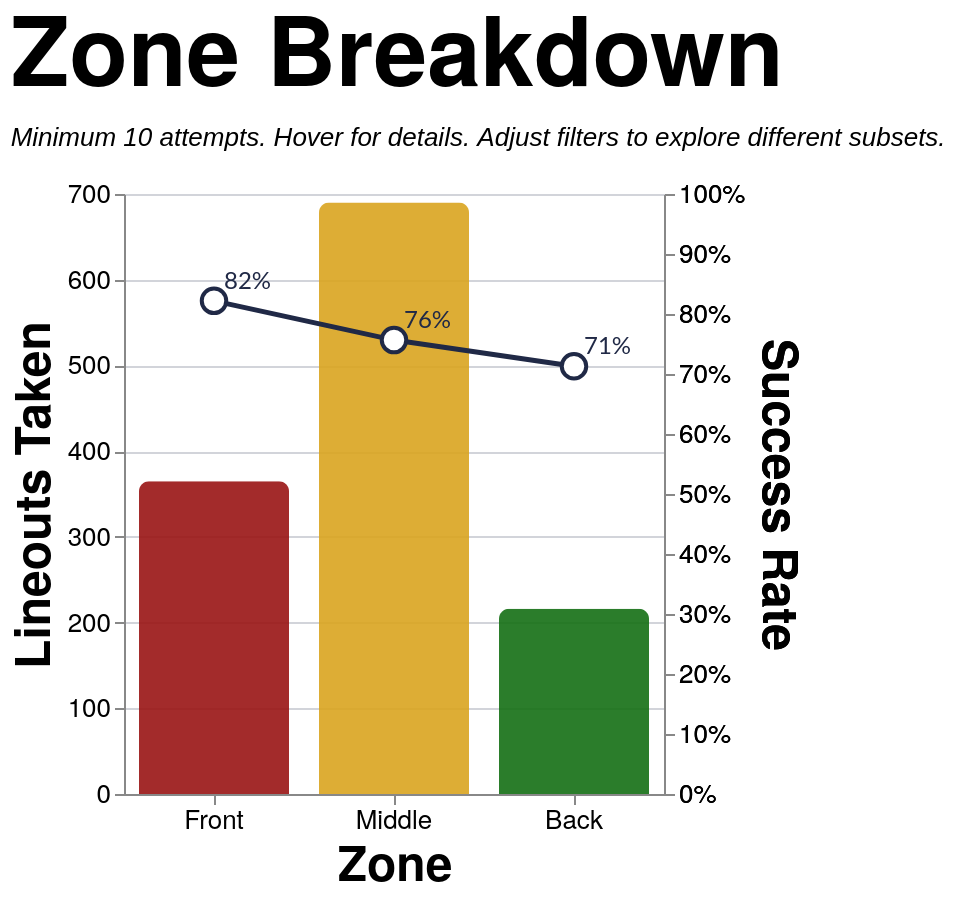

Write a Vega-Lite specification for this figure.
### Vega-Lite specification from a JSON file in a GitHub repository (floating-point values rounded to 4 significant figures; data arrays with more than 128 entries replaced by an {"elided": "..."} marker saying what was removed)
{"config": {"axis": {"labelFont": "PT Sans Narrow, Helvetica Neue, Helvetica, Arial, sans-serif", "titleFont": "PT Sans Narrow, Helvetica Neue, Helvetica, Arial, sans-serif", "labelFontSize": 13, "titleFontSize": 24, "gridColor": "#202947", "gridOpacity": 0.2, "zindex": 1}, "text": {"font": "Lato, sans-serif"}, "bar": {"cornerRadiusEnd": 5}, "header": {"labelFont": "PT Sans Narrow, Helvetica Neue, Helvetica, Arial, sans-serif", "titleFont": "PT Sans Narrow, Helvetica Neue, Helvetica, Arial, sans-serif", "labelFontSize": 24, "titleFontSize": 28, "labelFontWeight": "bold", "orient": "left"}, "legend": {"labelFont": "PT Sans Narrow, Helvetica Neue, Helvetica, Arial, sans-serif", "titleFont": "PT Sans Narrow, Helvetica Neue, Helvetica, Arial, sans-serif", "labelFontSize": 14, "titleFontSize": 16, "titlePadding": 5, "fillColor": "white", "strokeColor": "black", "padding": 10, "titleFontWeight": "lighter", "titleFontStyle": "italic", "titleColor": "gray", "offset": 10}, "title": {"font": "PT Sans Narrow, Helvetica Neue, Helvetica, Arial, sans-serif", "fontSize": 48, "fontWeight": "bold", "anchor": "start", "align": "center", "titlePadding": 20, "subtitlePadding": 10, "subtitleFontSize": 13, "subtitleColor": "", "subtitleFontStyle": "italic", "offset": 15, "color": "black"}, "axisX": {"labelAngle": 0}, "facet": {"title": null, "header": null, "align": {"row": "each", "column": "each"}}, "resolve": {"scale": {"y": "independent", "facet": "independent"}}, "background": "transparent", "scale": {"offsetBandPaddingOuter": 0.2, "offsetBandPaddingInner": 0.1}, "view": {"stroke": null, "background": "transparent"}}, "layer": [{"mark": {"type": "bar", "opacity": 0.9, "size": 75}, "encoding": {"color": {"field": "area", "legend": null, "scale": {"domain": ["Front", "Middle", "Back"], "range": ["#991515", "goldenrod", "#146f14"]}, "type": "nominal"}, "stroke": {"value": "transparent"}, "tooltip": [{"field": "area", "title": "Zone", "type": "nominal"}, {"field": "attempts", "format": ",.0f", "title": "Attempts", "type": "quantitative"}, {"field": "won", "format": ",.0f", "title": "Won", "type": "quantitative"}, {"field": "success_rate", "format": ".1%", "title": "Success Rate", "type": "quantitative"}], "x": {"axis": {"labelAngle": 0}, "field": "area", "sort": ["Front", "Middle", "Back"], "title": "Zone", "type": "nominal"}, "y": {"field": "attempts", "title": "Lineouts Taken", "type": "quantitative"}}, "transform": [{"filter": "(loSquad == 'All' || datum.squad == loSquad) && (loSeason == 'All' || datum.season == loSeason) && (loGameType == 'All' || (loGameType == 'League + Cup' && (datum.game_type == 'League' || datum.game_type == 'Cup')) || (loGameType == 'League only' && datum.game_type == 'League') || datum.game_type == loGameType) && (loThrower == 'All' || datum.thrower == loThrower) && (loJumper == 'All' || datum.jumper == loJumper) && (loArea == 'All' || datum.area == loArea) && (loNumbers == 'All' || datum.numbers == loNumbers)"}, {"aggregate": [{"op": "count", "as": "attempts"}, {"op": "sum", "field": "won", "as": "won"}], "groupby": ["area"]}, {"filter": "datum.attempts >= 10"}, {"calculate": "datum.won / datum.attempts", "as": "success_rate"}]}, {"mark": {"type": "line", "point": {"fill": "white", "filled": false, "size": 150, "stroke": "#202946"}, "stroke": "#202946", "strokeWidth": 2.5}, "encoding": {"tooltip": [{"field": "area", "title": "Zone", "type": "nominal"}, {"field": "attempts", "format": ",.0f", "title": "Attempts", "type": "quantitative"}, {"field": "won", "format": ",.0f", "title": "Won", "type": "quantitative"}, {"field": "success_rate", "format": ".1%", "title": "Success Rate", "type": "quantitative"}], "x": {"axis": {"labelAngle": 0}, "field": "area", "sort": ["Front", "Middle", "Back"], "title": "Zone", "type": "nominal"}, "y": {"axis": {"format": "%"}, "field": "success_rate", "scale": {"domain": [0, 1]}, "title": "Success Rate", "type": "quantitative"}}, "transform": [{"filter": "(loSquad == 'All' || datum.squad == loSquad) && (loSeason == 'All' || datum.season == loSeason) && (loGameType == 'All' || (loGameType == 'League + Cup' && (datum.game_type == 'League' || datum.game_type == 'Cup')) || (loGameType == 'League only' && datum.game_type == 'League') || datum.game_type == loGameType) && (loThrower == 'All' || datum.thrower == loThrower) && (loJumper == 'All' || datum.jumper == loJumper) && (loArea == 'All' || datum.area == loArea) && (loNumbers == 'All' || datum.numbers == loNumbers)"}, {"aggregate": [{"op": "count", "as": "attempts"}, {"op": "sum", "field": "won", "as": "won"}], "groupby": ["area"]}, {"filter": "datum.attempts >= 10"}, {"calculate": "datum.won / datum.attempts", "as": "success_rate"}]}, {"mark": {"type": "text", "align": "left", "baseline": "middle", "color": "#202946", "dx": 5, "dy": -10, "fontSize": 12}, "encoding": {"text": {"field": "success_rate", "format": ".0%", "type": "quantitative"}, "x": {"axis": {"labelAngle": 0}, "field": "area", "sort": ["Front", "Middle", "Back"], "title": "Zone", "type": "nominal"}, "y": {"axis": {"format": "%"}, "field": "success_rate", "scale": {"domain": [0, 1]}, "title": "Success Rate", "type": "quantitative"}}, "transform": [{"filter": "(loSquad == 'All' || datum.squad == loSquad) && (loSeason == 'All' || datum.season == loSeason) && (loGameType == 'All' || (loGameType == 'League + Cup' && (datum.game_type == 'League' || datum.game_type == 'Cup')) || (loGameType == 'League only' && datum.game_type == 'League') || datum.game_type == loGameType) && (loThrower == 'All' || datum.thrower == loThrower) && (loJumper == 'All' || datum.jumper == loJumper) && (loArea == 'All' || datum.area == loArea) && (loNumbers == 'All' || datum.numbers == loNumbers)"}, {"aggregate": [{"op": "count", "as": "attempts"}, {"op": "sum", "field": "won", "as": "won"}], "groupby": ["area"]}, {"filter": "datum.attempts >= 10"}, {"calculate": "datum.won / datum.attempts", "as": "success_rate"}]}], "data": {"name": "data-15e79532cff8ae58bb045c3a34749407"}, "height": 300, "params": [{"name": "loSquad", "value": "All"}, {"name": "loSeason", "value": "All"}, {"name": "loGameType", "value": "All"}, {"name": "loThrower", "value": "All"}, {"name": "loJumper", "value": "All"}, {"name": "loArea", "value": "All"}, {"name": "loNumbers", "value": "All"}], "resolve": {"scale": {"y": "independent"}}, "title": {"text": "Zone Breakdown", "subtitle": "Minimum 10 attempts. Hover for details. Adjust filters to explore different subsets."}, "width": {"step": 90}, "$schema": "https://vega.github.io/schema/vega-lite/v5.20.1.json", "datasets": {"data-15e79532cff8ae58bb045c3a34749407": {"elided": "1274 records"}}}
